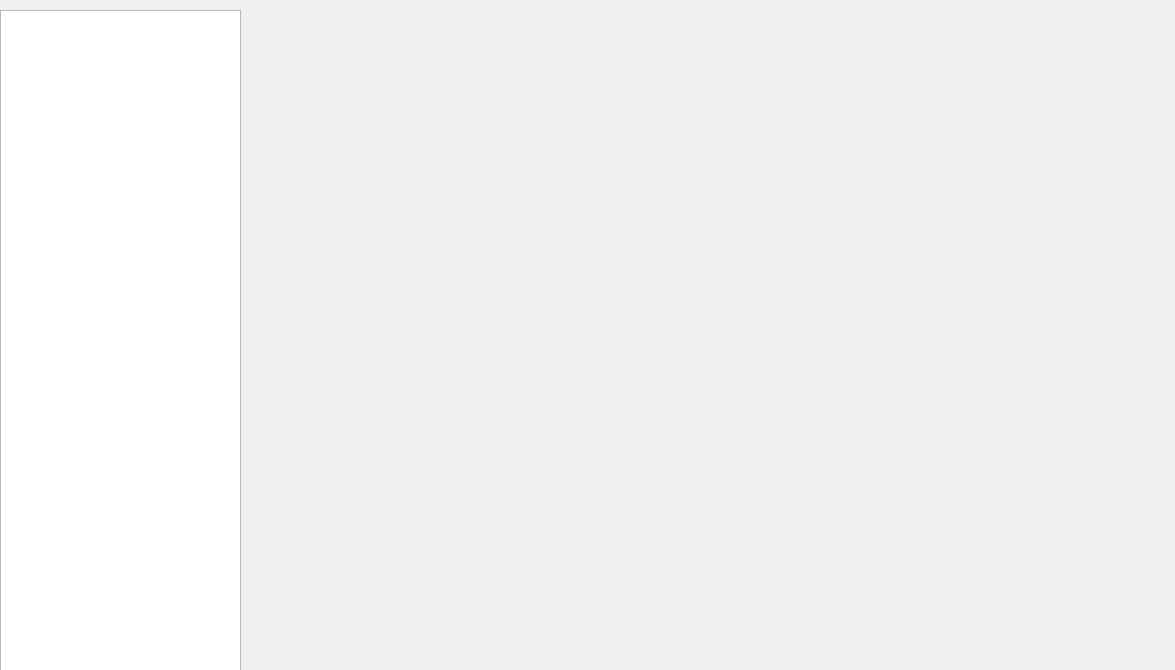
<?xml version="1.0" encoding="UTF-8"?>
<ui version="4.0">
 <class>BigMapDialog</class>
 <widget class="QDialog" name="BigMapDialog">
  <property name="geometry">
   <rect>
    <x>0</x>
    <y>0</y>
    <width>1175</width>
    <height>670</height>
   </rect>
  </property>
  <property name="windowTitle">
   <string>Dialog</string>
  </property>
  <widget class="QTableView" name="tableView">
   <property name="geometry">
    <rect>
     <x>0</x>
     <y>10</y>
     <width>241</width>
     <height>661</height>
    </rect>
   </property>
  </widget>
 </widget>
 <resources/>
 <connections/>
</ui>
